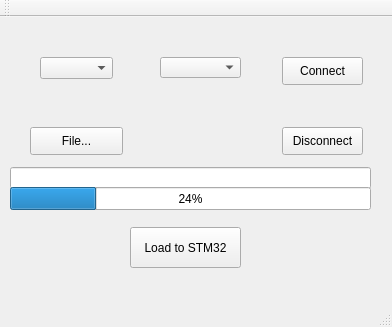
<?xml version="1.0" encoding="UTF-8"?>
<ui version="4.0">
 <class>MainWindow</class>
 <widget class="QMainWindow" name="MainWindow">
  <property name="geometry">
   <rect>
    <x>0</x>
    <y>0</y>
    <width>392</width>
    <height>327</height>
   </rect>
  </property>
  <property name="windowTitle">
   <string>MainWindow</string>
  </property>
  <widget class="QWidget" name="centralWidget">
   <widget class="QComboBox" name="COMx">
    <property name="geometry">
     <rect>
      <x>40</x>
      <y>40</y>
      <width>73</width>
      <height>22</height>
     </rect>
    </property>
   </widget>
   <widget class="QComboBox" name="SPEED">
    <property name="geometry">
     <rect>
      <x>160</x>
      <y>40</y>
      <width>81</width>
      <height>21</height>
     </rect>
    </property>
   </widget>
   <widget class="QPushButton" name="Connect">
    <property name="geometry">
     <rect>
      <x>282</x>
      <y>40</y>
      <width>81</width>
      <height>28</height>
     </rect>
    </property>
    <property name="text">
     <string>Connect</string>
    </property>
   </widget>
   <widget class="QPushButton" name="Disconnect">
    <property name="geometry">
     <rect>
      <x>282</x>
      <y>110</y>
      <width>81</width>
      <height>28</height>
     </rect>
    </property>
    <property name="text">
     <string>Disconnect</string>
    </property>
   </widget>
   <widget class="QPushButton" name="File">
    <property name="geometry">
     <rect>
      <x>30</x>
      <y>110</y>
      <width>93</width>
      <height>28</height>
     </rect>
    </property>
    <property name="minimumSize">
     <size>
      <width>93</width>
      <height>28</height>
     </size>
    </property>
    <property name="maximumSize">
     <size>
      <width>93</width>
      <height>28</height>
     </size>
    </property>
    <property name="text">
     <string>File...</string>
    </property>
   </widget>
   <widget class="QLineEdit" name="FileName">
    <property name="geometry">
     <rect>
      <x>10</x>
      <y>150</y>
      <width>361</width>
      <height>22</height>
     </rect>
    </property>
   </widget>
   <widget class="QPushButton" name="Load_to_STM">
    <property name="geometry">
     <rect>
      <x>130</x>
      <y>210</y>
      <width>111</width>
      <height>41</height>
     </rect>
    </property>
    <property name="text">
     <string>Load to STM32</string>
    </property>
   </widget>
   <widget class="QProgressBar" name="progressBar">
    <property name="geometry">
     <rect>
      <x>10</x>
      <y>170</y>
      <width>361</width>
      <height>23</height>
     </rect>
    </property>
    <property name="value">
     <number>24</number>
    </property>
   </widget>
  </widget>
  <widget class="QMenuBar" name="menuBar">
   <property name="geometry">
    <rect>
     <x>0</x>
     <y>0</y>
     <width>392</width>
     <height>26</height>
    </rect>
   </property>
  </widget>
  <widget class="QToolBar" name="mainToolBar">
   <attribute name="toolBarArea">
    <enum>TopToolBarArea</enum>
   </attribute>
   <attribute name="toolBarBreak">
    <bool>false</bool>
   </attribute>
  </widget>
  <widget class="QStatusBar" name="statusBar"/>
 </widget>
 <layoutdefault spacing="6" margin="11"/>
 <resources/>
 <connections/>
</ui>
